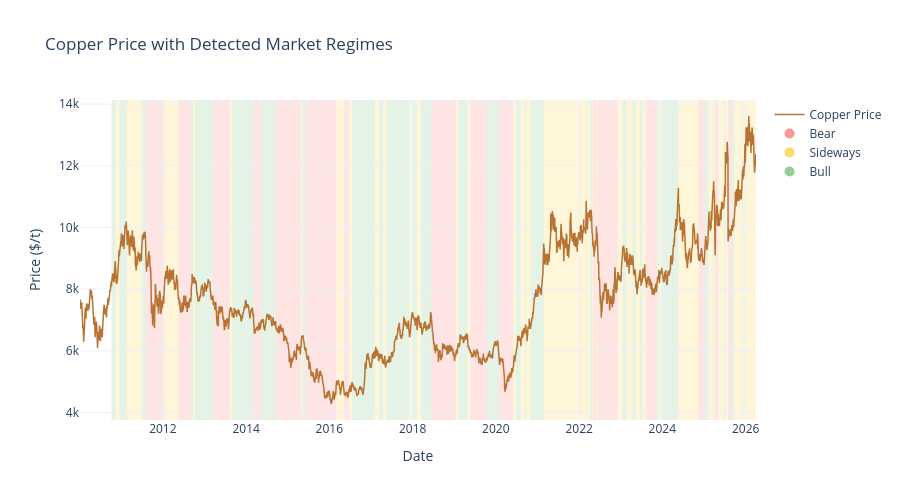

The notebook cell saved with this chart:
### Markdown cell above
### 4.2 Regime detection (Hidden Markov Model)

A 3-state Gaussian HMM identifies latent market regimes from returns, volatility, and z-score. States are relabelled by ascending mean return: **0 = bear, 1 = sideways, 2 = bull**.

Regime labels are added as features (one-hot encoded) for the forecasting models.

### Code cell
# Build preliminary features for regime detection (needs returns, vol, zscore)
feats_prelim = build_features(df_aug, lags=CFG['lags'], horizons=CFG['all_horizons'])

# Fit regime detector on development data (exclude holdout)
n_holdout = CFG['holdout_size']
regime_detector = RegimeDetector(n_regimes=3)

try:
    regime_detector.fit(feats_prelim.iloc[:-n_holdout])
    regime_labels = regime_detector.predict(feats_prelim)
    print(f'Regime distribution:\n{regime_labels.value_counts().sort_index()}')
    
    # Plot regime overlay on copper price
    fig_regime = plot_regime_overlay(df_aug['copper_price'], regime_labels)
    fig_regime.show()
except ImportError:
    print('⚠️  hmmlearn not installed — regime detection skipped')
    regime_labels = None
except Exception as e:
    print(f'⚠️  Regime detection failed: {e}')
    regime_labels = None

### Figure 1 — Plotly figure (JSON) as saved in the notebook; plotly's stock layout.template omitted (floating-point values rounded to 4 significant figures; data arrays with more than 128 entries replaced by an {"elided": "..."} marker saying what was removed)
{"data": [{"line": {"color": "#b87333", "width": 1.5}, "name": "Copper Price", "type": "scatter", "x": {"elided": "4237 str values"}, "y": {"elided": "4237 float values"}}, {"marker": {"color": "rgba(255, 77, 77, 0.6)", "size": 10}, "mode": "markers", "name": "Bear", "type": "scatter", "x": [null], "y": [null]}, {"marker": {"color": "rgba(255, 193, 7, 0.6)", "size": 10}, "mode": "markers", "name": "Sideways", "type": "scatter", "x": [null], "y": [null]}, {"marker": {"color": "rgba(76, 175, 80, 0.6)", "size": 10}, "mode": "markers", "name": "Bull", "type": "scatter", "x": [null], "y": [null]}], "layout": {"height": 500, "hovermode": "x unified", "shapes": [{"fillcolor": "rgba(76, 175, 80, 0.15)", "layer": "below", "line": {"width": 0}, "type": "rect", "x0": "2010-10-08T00:00:00", "x1": "2010-11-12T00:00:00", "xref": "x", "y0": 0, "y1": 1, "yref": "y domain"}, {"fillcolor": "rgba(255, 193, 7, 0.15)", "layer": "below", "line": {"width": 0}, "type": "rect", "x0": "2010-11-12T00:00:00", "x1": "2010-12-16T00:00:00", "xref": "x", "y0": 0, "y1": 1, "yref": "y domain"}, {"fillcolor": "rgba(76, 175, 80, 0.15)", "layer": "below", "line": {"width": 0}, "type": "rect", "x0": "2010-12-16T00:00:00", "x1": "2011-02-22T00:00:00", "xref": "x", "y0": 0, "y1": 1, "yref": "y domain"}, {"fillcolor": "rgba(255, 193, 7, 0.15)", "layer": "below", "line": {"width": 0}, "type": "rect", "x0": "2011-02-22T00:00:00", "x1": "2011-07-01T00:00:00", "xref": "x", "y0": 0, "y1": 1, "yref": "y domain"}, {"fillcolor": "rgba(76, 175, 80, 0.15)", "layer": "below", "line": {"width": 0}, "type": "rect", "x0": "2011-07-01T00:00:00", "x1": "2011-08-05T00:00:00", "xref": "x", "y0": 0, "y1": 1, "yref": "y domain"}, {"fillcolor": "rgba(255, 77, 77, 0.15)", "layer": "below", "line": {"width": 0}, "type": "rect", "x0": "2011-08-05T00:00:00", "x1": "2012-01-13T00:00:00", "xref": "x", "y0": 0, "y1": 1, "yref": "y domain"}, {"fillcolor": "rgba(255, 193, 7, 0.15)", "layer": "below", "line": {"width": 0}, "type": "rect", "x0": "2012-01-13T00:00:00", "x1": "2012-05-17T00:00:00", "xref": "x", "y0": 0, "y1": 1, "yref": "y domain"}, {"fillcolor": "rgba(255, 77, 77, 0.15)", "layer": "below", "line": {"width": 0}, "type": "rect", "x0": "2012-05-17T00:00:00", "x1": "2012-09-03T00:00:00", "xref": "x", "y0": 0, "y1": 1, "yref": "y domain"}, {"fillcolor": "rgba(76, 175, 80, 0.15)", "layer": "below", "line": {"width": 0}, "type": "rect", "x0": "2012-09-03T00:00:00", "x1": "2012-09-24T00:00:00", "xref": "x", "y0": 0, "y1": 1, "yref": "y domain"}, {"fillcolor": "rgba(255, 193, 7, 0.15)", "layer": "below", "line": {"width": 0}, "type": "rect", "x0": "2012-09-24T00:00:00", "x1": "2012-10-09T00:00:00", "xref": "x", "y0": 0, "y1": 1, "yref": "y domain"}, {"fillcolor": "rgba(76, 175, 80, 0.15)", "layer": "below", "line": {"width": 0}, "type": "rect", "x0": "2012-10-09T00:00:00", "x1": "2013-03-18T00:00:00", "xref": "x", "y0": 0, "y1": 1, "yref": "y domain"}, {"fillcolor": "rgba(255, 77, 77, 0.15)", "layer": "below", "line": {"width": 0}, "type": "rect", "x0": "2013-03-18T00:00:00", "x1": "2013-08-09T00:00:00", "xref": "x", "y0": 0, "y1": 1, "yref": "y domain"}, {"fillcolor": "rgba(255, 193, 7, 0.15)", "layer": "below", "line": {"width": 0}, "type": "rect", "x0": "2013-08-09T00:00:00", "x1": "2013-08-30T00:00:00", "xref": "x", "y0": 0, "y1": 1, "yref": "y domain"}, {"fillcolor": "rgba(76, 175, 80, 0.15)", "layer": "below", "line": {"width": 0}, "type": "rect", "x0": "2013-08-30T00:00:00", "x1": "2014-03-07T00:00:00", "xref": "x", "y0": 0, "y1": 1, "yref": "y domain"}, {"fillcolor": "rgba(255, 77, 77, 0.15)", "layer": "below", "line": {"width": 0}, "type": "rect", "x0": "2014-03-07T00:00:00", "x1": "2014-05-13T00:00:00", "xref": "x", "y0": 0, "y1": 1, "yref": "y domain"}, {"fillcolor": "rgba(76, 175, 80, 0.15)", "layer": "below", "line": {"width": 0}, "type": "rect", "x0": "2014-05-13T00:00:00", "x1": "2014-09-16T00:00:00", "xref": "x", "y0": 0, "y1": 1, "yref": "y domain"}, {"fillcolor": "rgba(255, 77, 77, 0.15)", "layer": "below", "line": {"width": 0}, "type": "rect", "x0": "2014-09-16T00:00:00", "x1": "2015-04-30T00:00:00", "xref": "x", "y0": 0, "y1": 1, "yref": "y domain"}, {"fillcolor": "rgba(255, 193, 7, 0.15)", "layer": "below", "line": {"width": 0}, "type": "rect", "x0": "2015-04-30T00:00:00", "x1": "2015-05-07T00:00:00", "xref": "x", "y0": 0, "y1": 1, "yref": "y domain"}, {"fillcolor": "rgba(76, 175, 80, 0.15)", "layer": "below", "line": {"width": 0}, "type": "rect", "x0": "2015-05-07T00:00:00", "x1": "2015-06-11T00:00:00", "xref": "x", "y0": 0, "y1": 1, "yref": "y domain"}, {"fillcolor": "rgba(255, 77, 77, 0.15)", "layer": "below", "line": {"width": 0}, "type": "rect", "x0": "2015-06-11T00:00:00", "x1": "2016-03-02T00:00:00", "xref": "x", "y0": 0, "y1": 1, "yref": "y domain"}, {"fillcolor": "rgba(255, 193, 7, 0.15)", "layer": "below", "line": {"width": 0}, "type": "rect", "x0": "2016-03-02T00:00:00", "x1": "2016-05-10T00:00:00", "xref": "x", "y0": 0, "y1": 1, "yref": "y domain"}, {"fillcolor": "rgba(255, 77, 77, 0.15)", "layer": "below", "line": {"width": 0}, "type": "rect", "x0": "2016-05-10T00:00:00", "x1": "2016-06-21T00:00:00", "xref": "x", "y0": 0, "y1": 1, "yref": "y domain"}, {"fillcolor": "rgba(255, 193, 7, 0.15)", "layer": "below", "line": {"width": 0}, "type": "rect", "x0": "2016-06-21T00:00:00", "x1": "2016-07-18T00:00:00", "xref": "x", "y0": 0, "y1": 1, "yref": "y domain"}, {"fillcolor": "rgba(76, 175, 80, 0.15)", "layer": "below", "line": {"width": 0}, "type": "rect", "x0": "2016-07-18T00:00:00", "x1": "2017-02-02T00:00:00", "xref": "x", "y0": 0, "y1": 1, "yref": "y domain"}, {"fillcolor": "rgba(255, 193, 7, 0.15)", "layer": "below", "line": {"width": 0}, "type": "rect", "x0": "2017-02-02T00:00:00", "x1": "2017-03-14T00:00:00", "xref": "x", "y0": 0, "y1": 1, "yref": "y domain"}, {"fillcolor": "rgba(76, 175, 80, 0.15)", "layer": "below", "line": {"width": 0}, "type": "rect", "x0": "2017-03-14T00:00:00", "x1": "2017-04-18T00:00:00", "xref": "x", "y0": 0, "y1": 1, "yref": "y domain"}, {"fillcolor": "rgba(255, 193, 7, 0.15)", "layer": "below", "line": {"width": 0}, "type": "rect", "x0": "2017-04-18T00:00:00", "x1": "2017-05-18T00:00:00", "xref": "x", "y0": 0, "y1": 1, "yref": "y domain"}, {"fillcolor": "rgba(76, 175, 80, 0.15)", "layer": "below", "line": {"width": 0}, "type": "rect", "x0": "2017-05-18T00:00:00", "x1": "2017-12-05T00:00:00", "xref": "x", "y0": 0, "y1": 1, "yref": "y domain"}, {"fillcolor": "rgba(255, 193, 7, 0.15)", "layer": "below", "line": {"width": 0}, "type": "rect", "x0": "2017-12-05T00:00:00", "x1": "2017-12-21T00:00:00", "xref": "x", "y0": 0, "y1": 1, "yref": "y domain"}, {"fillcolor": "rgba(76, 175, 80, 0.15)", "layer": "below", "line": {"width": 0}, "type": "rect", "x0": "2017-12-21T00:00:00", "x1": "2018-02-07T00:00:00", "xref": "x", "y0": 0, "y1": 1, "yref": "y domain"}, {"fillcolor": "rgba(255, 193, 7, 0.15)", "layer": "below", "line": {"width": 0}, "type": "rect", "x0": "2018-02-07T00:00:00", "x1": "2018-03-13T00:00:00", "xref": "x", "y0": 0, "y1": 1, "yref": "y domain"}, {"fillcolor": "rgba(76, 175, 80, 0.15)", "layer": "below", "line": {"width": 0}, "type": "rect", "x0": "2018-03-13T00:00:00", "x1": "2018-06-19T00:00:00", "xref": "x", "y0": 0, "y1": 1, "yref": "y domain"}, {"fillcolor": "rgba(255, 77, 77, 0.15)", "layer": "below", "line": {"width": 0}, "type": "rect", "x0": "2018-06-19T00:00:00", "x1": "2019-01-18T00:00:00", "xref": "x", "y0": 0, "y1": 1, "yref": "y domain"}, {"fillcolor": "rgba(255, 193, 7, 0.15)", "layer": "below", "line": {"width": 0}, "type": "rect", "x0": "2019-01-18T00:00:00", "x1": "2019-02-05T00:00:00", "xref": "x", "y0": 0, "y1": 1, "yref": "y domain"}, {"fillcolor": "rgba(76, 175, 80, 0.15)", "layer": "below", "line": {"width": 0}, "type": "rect", "x0": "2019-02-05T00:00:00", "x1": "2019-04-29T00:00:00", "xref": "x", "y0": 0, "y1": 1, "yref": "y domain"}, {"fillcolor": "rgba(255, 193, 7, 0.15)", "layer": "below", "line": {"width": 0}, "type": "rect", "x0": "2019-04-29T00:00:00", "x1": "2019-05-22T00:00:00", "xref": "x", "y0": 0, "y1": 1, "yref": "y domain"}, {"fillcolor": "rgba(255, 77, 77, 0.15)", "layer": "below", "line": {"width": 0}, "type": "rect", "x0": "2019-05-22T00:00:00", "x1": "2019-10-14T00:00:00", "xref": "x", "y0": 0, "y1": 1, "yref": "y domain"}, {"fillcolor": "rgba(76, 175, 80, 0.15)", "layer": "below", "line": {"width": 0}, "type": "rect", "x0": "2019-10-14T00:00:00", "x1": "2020-01-27T00:00:00", "xref": "x", "y0": 0, "y1": 1, "yref": "y domain"}, {"fillcolor": "rgba(255, 77, 77, 0.15)", "layer": "below", "line": {"width": 0}, "type": "rect", "x0": "2020-01-27T00:00:00", "x1": "2020-06-01T00:00:00", "xref": "x", "y0": 0, "y1": 1, "yref": "y domain"}, {"fillcolor": "rgba(255, 193, 7, 0.15)", "layer": "below", "line": {"width": 0}, "type": "rect", "x0": "2020-06-01T00:00:00", "x1": "2020-06-23T00:00:00", "xref": "x", "y0": 0, "y1": 1, "yref": "y domain"}, {"fillcolor": "rgba(76, 175, 80, 0.15)", "layer": "below", "line": {"width": 0}, "type": "rect", "x0": "2020-06-23T00:00:00", "x1": "2020-08-07T00:00:00", "xref": "x", "y0": 0, "y1": 1, "yref": "y domain"}, {"fillcolor": "rgba(255, 193, 7, 0.15)", "layer": "below", "line": {"width": 0}, "type": "rect", "x0": "2020-08-07T00:00:00", "x1": "2020-09-14T00:00:00", "xref": "x", "y0": 0, "y1": 1, "yref": "y domain"}, {"fillcolor": "rgba(76, 175, 80, 0.15)", "layer": "below", "line": {"width": 0}, "type": "rect", "x0": "2020-09-14T00:00:00", "x1": "2020-09-23T00:00:00", "xref": "x", "y0": 0, "y1": 1, "yref": "y domain"}, {"fillcolor": "rgba(255, 193, 7, 0.15)", "layer": "below", "line": {"width": 0}, "type": "rect", "x0": "2020-09-23T00:00:00", "x1": "2020-11-02T00:00:00", "xref": "x", "y0": 0, "y1": 1, "yref": "y domain"}, {"fillcolor": "rgba(76, 175, 80, 0.15)", "layer": "below", "line": {"width": 0}, "type": "rect", "x0": "2020-11-02T00:00:00", "x1": "2021-02-26T00:00:00", "xref": "x", "y0": 0, "y1": 1, "yref": "y domain"}, {"fillcolor": "rgba(255, 193, 7, 0.15)", "layer": "below", "line": {"width": 0}, "type": "rect", "x0": "2021-02-26T00:00:00", "x1": "2022-03-02T00:00:00", "xref": "x", "y0": 0, "y1": 1, "yref": "y domain"}, {"fillcolor": "rgba(76, 175, 80, 0.15)", "layer": "below", "line": {"width": 0}, "type": "rect", "x0": "2022-03-02T00:00:00", "x1": "2022-03-07T00:00:00", "xref": "x", "y0": 0, "y1": 1, "yref": "y domain"}, {"fillcolor": "rgba(255, 193, 7, 0.15)", "layer": "below", "line": {"width": 0}, "type": "rect", "x0": "2022-03-07T00:00:00", "x1": "2022-04-06T00:00:00", "xref": "x", "y0": 0, "y1": 1, "yref": "y domain"}, {"fillcolor": "rgba(76, 175, 80, 0.15)", "layer": "below", "line": {"width": 0}, "type": "rect", "x0": "2022-04-06T00:00:00", "x1": "2022-04-22T00:00:00", "xref": "x", "y0": 0, "y1": 1, "yref": "y domain"}, {"fillcolor": "rgba(255, 193, 7, 0.15)", "layer": "below", "line": {"width": 0}, "type": "rect", "x0": "2022-04-22T00:00:00", "x1": "2022-05-02T00:00:00", "xref": "x", "y0": 0, "y1": 1, "yref": "y domain"}, {"fillcolor": "rgba(255, 77, 77, 0.15)", "layer": "below", "line": {"width": 0}, "type": "rect", "x0": "2022-05-02T00:00:00", "x1": "2022-06-01T00:00:00", "xref": "x", "y0": 0, "y1": 1, "yref": "y domain"}, {"fillcolor": "rgba(255, 193, 7, 0.15)", "layer": "below", "line": {"width": 0}, "type": "rect", "x0": "2022-06-01T00:00:00", "x1": "2022-06-10T00:00:00", "xref": "x", "y0": 0, "y1": 1, "yref": "y domain"}, {"fillcolor": "rgba(255, 77, 77, 0.15)", "layer": "below", "line": {"width": 0}, "type": "rect", "x0": "2022-06-10T00:00:00", "x1": "2022-12-07T00:00:00", "xref": "x", "y0": 0, "y1": 1, "yref": "y domain"}, {"fillcolor": "rgba(255, 193, 7, 0.15)", "layer": "below", "line": {"width": 0}, "type": "rect", "x0": "2022-12-07T00:00:00", "x1": "2023-01-16T00:00:00", "xref": "x", "y0": 0, "y1": 1, "yref": "y domain"}, {"fillcolor": "rgba(76, 175, 80, 0.15)", "layer": "below", "line": {"width": 0}, "type": "rect", "x0": "2023-01-16T00:00:00", "x1": "2023-02-21T00:00:00", "xref": "x", "y0": 0, "y1": 1, "yref": "y domain"}, {"fillcolor": "rgba(255, 193, 7, 0.15)", "layer": "below", "line": {"width": 0}, "type": "rect", "x0": "2023-02-21T00:00:00", "x1": "2023-04-13T00:00:00", "xref": "x", "y0": 0, "y1": 1, "yref": "y domain"}, {"fillcolor": "rgba(76, 175, 80, 0.15)", "layer": "below", "line": {"width": 0}, "type": "rect", "x0": "2023-04-13T00:00:00", "x1": "2023-05-11T00:00:00", "xref": "x", "y0": 0, "y1": 1, "yref": "y domain"}, {"fillcolor": "rgba(255, 193, 7, 0.15)", "layer": "below", "line": {"width": 0}, "type": "rect", "x0": "2023-05-11T00:00:00", "x1": "2023-06-20T00:00:00", "xref": "x", "y0": 0, "y1": 1, "yref": "y domain"}, {"fillcolor": "rgba(76, 175, 80, 0.15)", "layer": "below", "line": {"width": 0}, "type": "rect", "x0": "2023-06-20T00:00:00", "x1": "2023-07-12T00:00:00", "xref": "x", "y0": 0, "y1": 1, "yref": "y domain"}, {"fillcolor": "rgba(255, 193, 7, 0.15)", "layer": "below", "line": {"width": 0}, "type": "rect", "x0": "2023-07-12T00:00:00", "x1": "2023-08-08T00:00:00", "xref": "x", "y0": 0, "y1": 1, "yref": "y domain"}, {"fillcolor": "rgba(255, 77, 77, 0.15)", "layer": "below", "line": {"width": 0}, "type": "rect", "x0": "2023-08-08T00:00:00", "x1": "2023-11-14T00:00:00", "xref": "x", "y0": 0, "y1": 1, "yref": "y domain"}, {"fillcolor": "rgba(76, 175, 80, 0.15)", "layer": "below", "line": {"width": 0}, "type": "rect", "x0": "2023-11-14T00:00:00", "x1": "2023-12-04T00:00:00", "xref": "x", "y0": 0, "y1": 1, "yref": "y domain"}, {"fillcolor": "rgba(255, 193, 7, 0.15)", "layer": "below", "line": {"width": 0}, "type": "rect", "x0": "2023-12-04T00:00:00", "x1": "2023-12-20T00:00:00", "xref": "x", "y0": 0, "y1": 1, "yref": "y domain"}, {"fillcolor": "rgba(76, 175, 80, 0.15)", "layer": "below", "line": {"width": 0}, "type": "rect", "x0": "2023-12-20T00:00:00", "x1": "2024-05-22T00:00:00", "xref": "x", "y0": 0, "y1": 1, "yref": "y domain"}, {"fillcolor": "rgba(255, 193, 7, 0.15)", "layer": "below", "line": {"width": 0}, "type": "rect", "x0": "2024-05-22T00:00:00", "x1": "2024-11-12T00:00:00", "xref": "x", "y0": 0, "y1": 1, "yref": "y domain"}, {"fillcolor": "rgba(255, 77, 77, 0.15)", "layer": "below", "line": {"width": 0}, "type": "rect", "x0": "2024-11-12T00:00:00", "x1": "2025-01-09T00:00:00", "xref": "x", "y0": 0, "y1": 1, "yref": "y domain"}, {"fillcolor": "rgba(76, 175, 80, 0.15)", "layer": "below", "line": {"width": 0}, "type": "rect", "x0": "2025-01-09T00:00:00", "x1": "2025-02-11T00:00:00", "xref": "x", "y0": 0, "y1": 1, "yref": "y domain"}, {"fillcolor": "rgba(255, 193, 7, 0.15)", "layer": "below", "line": {"width": 0}, "type": "rect", "x0": "2025-02-11T00:00:00", "x1": "2025-03-18T00:00:00", "xref": "x", "y0": 0, "y1": 1, "yref": "y domain"}, {"fillcolor": "rgba(76, 175, 80, 0.15)", "layer": "below", "line": {"width": 0}, "type": "rect", "x0": "2025-03-18T00:00:00", "x1": "2025-03-27T00:00:00", "xref": "x", "y0": 0, "y1": 1, "yref": "y domain"}, {"fillcolor": "rgba(255, 193, 7, 0.15)", "layer": "below", "line": {"width": 0}, "type": "rect", "x0": "2025-03-27T00:00:00", "x1": "2025-04-07T00:00:00", "xref": "x", "y0": 0, "y1": 1, "yref": "y domain"}, {"fillcolor": "rgba(255, 77, 77, 0.15)", "layer": "below", "line": {"width": 0}, "type": "rect", "x0": "2025-04-07T00:00:00", "x1": "2025-05-06T00:00:00", "xref": "x", "y0": 0, "y1": 1, "yref": "y domain"}, {"fillcolor": "rgba(255, 193, 7, 0.15)", "layer": "below", "line": {"width": 0}, "type": "rect", "x0": "2025-05-06T00:00:00", "x1": "2025-06-24T00:00:00", "xref": "x", "y0": 0, "y1": 1, "yref": "y domain"}, {"fillcolor": "rgba(76, 175, 80, 0.15)", "layer": "below", "line": {"width": 0}, "type": "rect", "x0": "2025-06-24T00:00:00", "x1": "2025-07-08T00:00:00", "xref": "x", "y0": 0, "y1": 1, "yref": "y domain"}, {"fillcolor": "rgba(255, 193, 7, 0.15)", "layer": "below", "line": {"width": 0}, "type": "rect", "x0": "2025-07-08T00:00:00", "x1": "2025-07-31T00:00:00", "xref": "x", "y0": 0, "y1": 1, "yref": "y domain"}, {"fillcolor": "rgba(255, 77, 77, 0.15)", "layer": "below", "line": {"width": 0}, "type": "rect", "x0": "2025-07-31T00:00:00", "x1": "2025-09-01T00:00:00", "xref": "x", "y0": 0, "y1": 1, "yref": "y domain"}, {"fillcolor": "rgba(76, 175, 80, 0.15)", "layer": "below", "line": {"width": 0}, "type": "rect", "x0": "2025-09-01T00:00:00", "x1": "2025-09-24T00:00:00", "xref": "x", "y0": 0, "y1": 1, "yref": "y domain"}, {"fillcolor": "rgba(255, 193, 7, 0.15)", "layer": "below", "line": {"width": 0}, "type": "rect", "x0": "2025-09-24T00:00:00", "x1": "2025-12-01T00:00:00", "xref": "x", "y0": 0, "y1": 1, "yref": "y domain"}, {"fillcolor": "rgba(76, 175, 80, 0.15)", "layer": "below", "line": {"width": 0}, "type": "rect", "x0": "2025-12-01T00:00:00", "x1": "2025-12-09T00:00:00", "xref": "x", "y0": 0, "y1": 1, "yref": "y domain"}, {"fillcolor": "rgba(255, 193, 7, 0.15)", "layer": "below", "line": {"width": 0}, "type": "rect", "x0": "2025-12-09T00:00:00", "x1": "2026-04-02T00:00:00", "xref": "x", "y0": 0, "y1": 1, "yref": "y domain"}], "title": {"text": "Copper Price with Detected Market Regimes"}, "xaxis": {"title": {"text": "Date"}}, "yaxis": {"title": {"text": "Price ($/t)"}}}}
